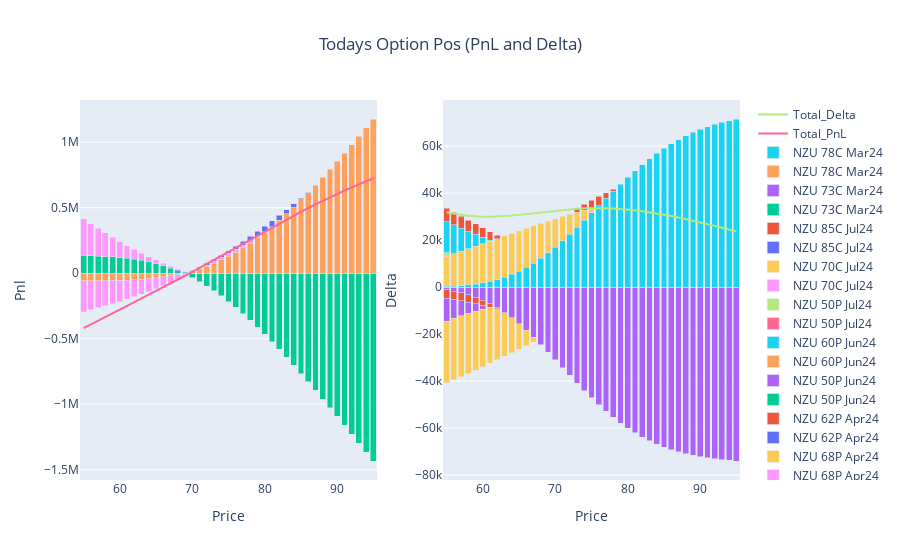

Notebook code for this chart:
### Code cell
fig_p = go.Figure()
for i in list(p)[1:-1]:
    fig_p.add_trace(go.Bar(x=p.Price, y=p[i], name=i, base=0))

fig_p.add_trace(go.Scatter(x=p.Price, y=p.Option_Pnl, mode='lines', name='Total_PnL'))

#fig_p.update_layout(title='Option PnL Today', xaxis_title='Price', yaxis_title='pnl', barmode='stack')
#fig_p.show()

#~~~~~~~~~~~~~~~~~~~~~~~~~~~~~~~~~~~~~~~~~~~~~~~~~~~~~~~~~~~~~~~~~~~~~~~~~~~~~~~~~
fig_d = go.Figure()
for i in list(d)[1:-1]:
    fig_d.add_trace(go.Bar(x=d.Price, y=d[i], name=i, base=0))

fig_d.add_trace(go.Scatter(x=d.Price, y=d.Option_Delta, mode='lines', name='Total_Delta'))

#~~~~~~~~~~~~~~~~~~~~~~~~~~~~~~~~~~~~~~~~~~~~~~~~~~~~~~~~~~~~~~~~~~~~~~~~~~~~~~~~
fig = make_subplots(rows=1, cols=2)
for i in range(0,len(fig_p.data)):
    fig.add_trace(fig_p.data[i], row=1, col=1)
    fig.add_trace(fig_d.data[i], row=1, col=2)
    
fig.update_layout(title={'text': 'Todays Option Pos (PnL and Delta)','x': 0.5,'xanchor': 'center'}, barmode='stack')

fig.update_xaxes(title_text="Price", row=1, col=1)
fig.update_yaxes(title_text="Pnl", row=1, col=1)
fig.update_xaxes(title_text="Price", row=1, col=2)
fig.update_yaxes(title_text="Delta", row=1, col=2)    
fig.show()
